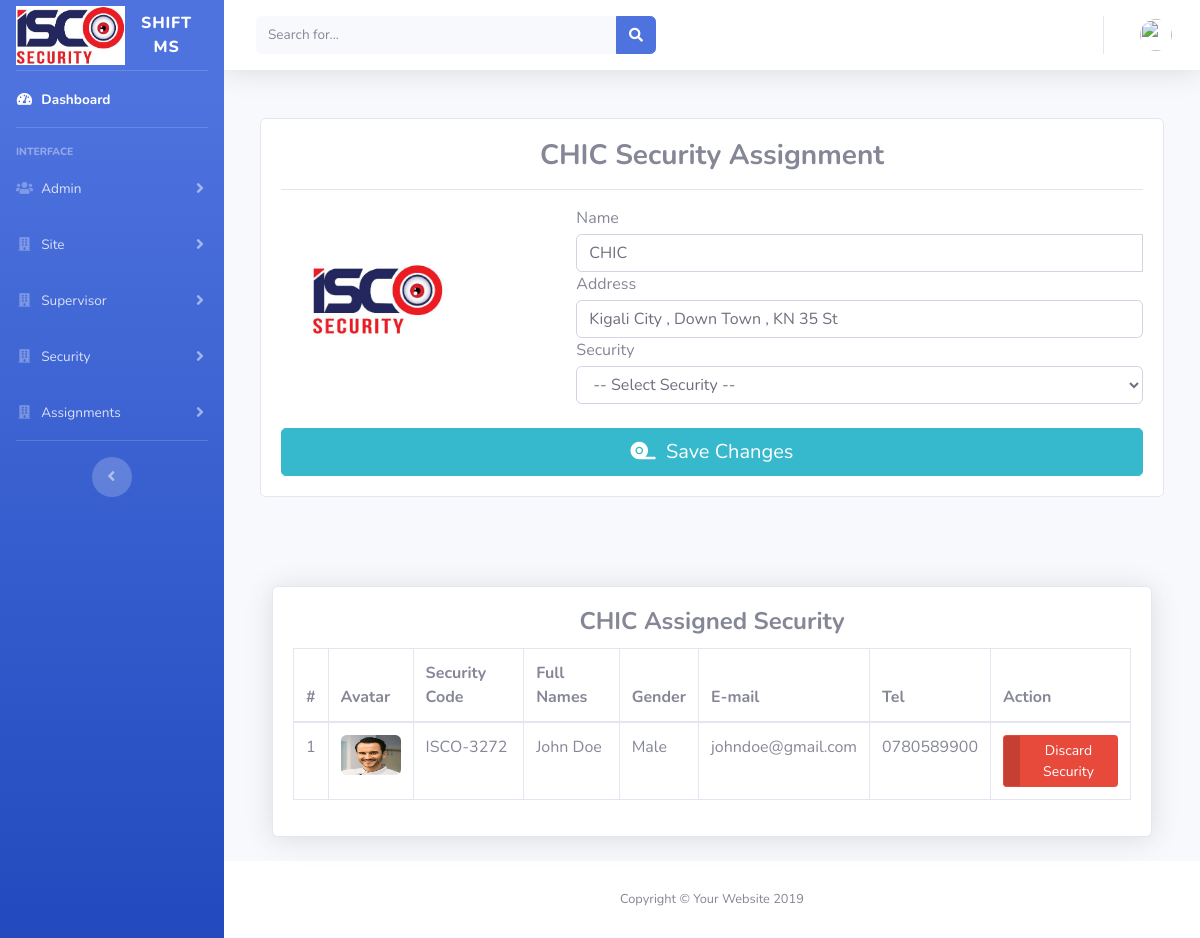
The app's page /master/index.php?security-assignment&&site_id=1 (signed in) with its own data.
### tables this page shows
CREATE TABLE `site` (
  `site_id` int(11) NOT NULL,
  `site_name` longtext NOT NULL,
  `site_address` longtext NOT NULL,
  `site_email` longtext NOT NULL,
  `site_tel` longtext NOT NULL,
  `site_date` timestamp NOT NULL DEFAULT current_timestamp() ON UPDATE current_timestamp(),
  `supervisor_id` int(50) DEFAULT NULL
);

CREATE TABLE `security` (
  `sec_id` int(11) NOT NULL,
  `sec_code` longtext DEFAULT NULL,
  `sec_names` longtext DEFAULT NULL,
  `sec_gender` mediumtext DEFAULT NULL,
  `sec_dob` date DEFAULT NULL,
  `sec_tel` longtext DEFAULT NULL,
  `sec_email` longtext DEFAULT NULL,
  `site_id` int(11) DEFAULT NULL,
  `shift_id` int(50) DEFAULT NULL,
  `gate_id` int(50) DEFAULT NULL,
  `profile` varchar(255) DEFAULT NULL,
  `reg_date` datetime NOT NULL
);

### master/security_assignment.php (the view, shortened to what this page needs)
<?php
                $site_id=$_GET['site_id'];
                    $sql1="SELECT * FROM site WHERE site_id='$site_id' ";
                    $result1=$conn->query($sql1);
                    while ($row1 = $result1->fetch_assoc()) {
                    $site_id=$row1['site_id'];
                    $site_name=$row1['site_name'];
                    $site_address=$row1['site_address'];
                }
?>
                <div class="container-fluid">
                    <div class="row" id="loader_general_admin2">
                        <div class="col-lg-12">
                            <div class="table-responsive table-responsive-data">
                                <br>
                                <div class="col-lg-12">
                                    <div class="card">
                                    <div class="card-body">
                                        <div class="card-title">
                                            <h3 class="text-center title-2"><b><?php echo $site_name ?> Security Assignment</b></h3>
                                        </div>
                                        <hr>
                                        <form action="#/" onsubmit="assign_security();return false;"  method="post" novalidate="novalidate">
                                            <div class="row">
                                                <div class="col-lg-4">
                                                    <div class="form-group">
                                                        <img class="align-self-center  mr-3" src="../assets/img/tap.jpg"  width="70%" height="100%">
                                                        <br>
                                                    </div>
                                                </div>
                                                <div class="col-lg-8">
                                                    <label for="x_card_code" class="control-label mb-1"> Name </label>
                                                    <div class="input-group">
                                                        <label class="form-control cc-cvc"><?php echo $site_name; ?></label>
                                                    </div>
                                                    <label for="x_card_code" class="control-label mb-1"> Address </label>
                                                    <div class="input-group">
                                                        <label class="form-control cc-cvc"><?php echo $site_address; ?></label>
                                                    </div>
                                                    <label for="x_card_code" class="control-label mb-1">Security</label>
                                                    <div class="input-group">
                                                        <select id="sec_id" name="sec_id" class="form-control cc-cvc">
                                                            <option value="0"> -- Select Security -- </option>
                                                        </select>
                                                    </div>
                                                        <br>
                                                </div>
                                            </div>
                                            <div>
                                                <button id="payment-button" type="submit" class="btn btn-lg btn-info btn-block">
                                                    <i class="fas fa-fw fa-tape"></i>&nbsp;
                                                    <span id="payment-button-amount">Save Changes</span>
                                                </button>
                                            </div>
                                        </form>
                                    </div>
                                </div>
                            </div>
                        </div>
                    </div>
                </div>
        <div class="container-fluid">
                <h1 class="h3 mb-2 text-gray-800">&nbsp;</h1>
                <p class="mb-4"> &nbsp; </p>
                <div class="card shadow mb-4">
                    <div class="card-body">
                        <div class="card-title">
                            <h4 class="text-center title-2"><b><?php echo $site_name ?> Assigned Security </b></h4>
                        </div>
                      <div class="table-responsive">
                        <table class="table table-bordered" id="dataTable" width="100%" cellspacing="0">
                          <thead>
                            <tr>
                                <th>#</th>
                                <th>Avatar</th>
                                <th>Security Code</th>
                                <th>Full Names</th>
                                <th>Gender</th>
                                <th>E-mail</th>
                                <th>Tel</th>
                                <th>Action</th>
                            </tr>
                          </thead>
                          <?php
                            $sql1="SELECT * FROM security WHERE site_id='$site_id' ORDER BY sec_id DESC";
                            $result1=$conn->query($sql1);
                            $no=0;
                            while ($row1 = $result1->fetch_assoc()) {
                            $sec_profile=$row1['profile'];
                            $no+=1;
                            if (empty($sec_profile)) {
                                $fileName = "../master/user-avatar.jpg";
                            } else {
                                $fileName = "$sec_profile";
                            }
                        ?>
                        <tbody>
                            <tr>
                                <td><?php echo $no; ?></td>
                                <td>
                                    <img class="img-profile rounded" src="../security/security_profile/<?php echo $fileName ?>" alt="<?php echo $sec_profile ?>" style="width: 60px;height: 40px;">
                                </td>
                                <td><?php echo $row1['sec_code'];?></td>
                                <td><?php echo $row1['sec_names'];?></td>
                                <td><?php echo $row1['sec_gender'];?></td>
                                <td><?php echo $row1['sec_email'];?></td>
                                <td><?php echo $row1['sec_tel'];?></td>
                                <td>
                                    <a href="index.php?security-assignment&site_id=<?php echo $site_id ?>&sec_id=<?php echo $row1['sec_id']; ?>" class="btn btn-danger btn-icon-split btn-sm" >
                                        <span class="icon text-white-50">
                                        </span>
                                            <span class="text">Discard Security</span>
                                    </a>
                                </td>
                            </tr>
                        </tbody>
                        <?php }  ?>
                        </table>
                      </div>
                    </div>
                </div>
        </div>

### records on screen
site: site_name "CHIC", site_address "Kigali City , Down Town , KN 35 St"
security: profile (picture), sec_code "ISCO-3272", sec_names "John Doe", sec_gender "Male", sec_email "johndoe@gmail.com", sec_tel "0780589900"
